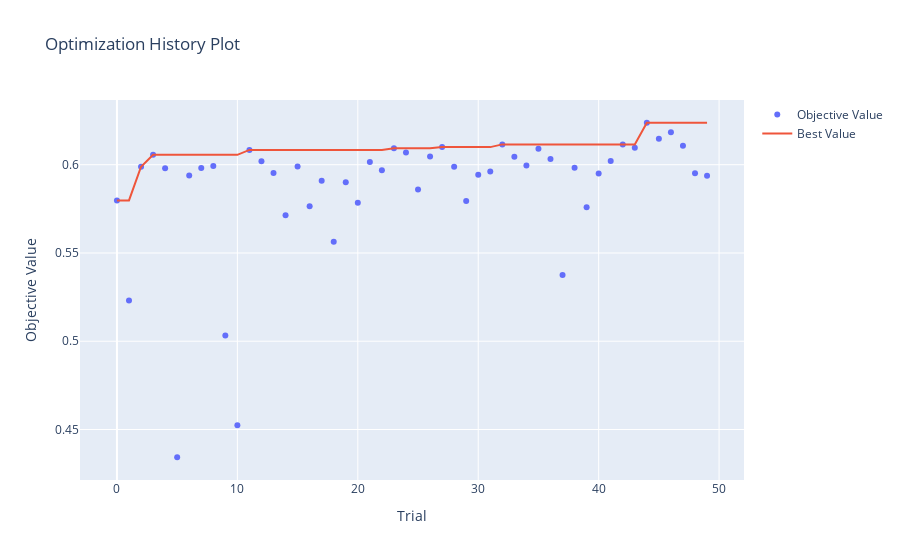
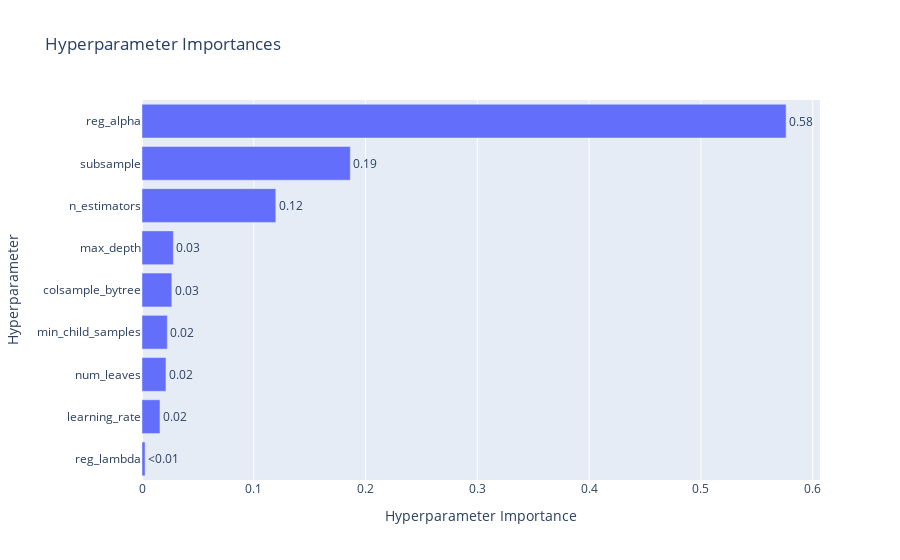

Notebook code for these charts, in order:
### Code cell
import optuna.visualization

# Visualization of optimization trajectory & parameter importance
optuna.visualization.plot_optimization_history(study).show()
optuna.visualization.plot_param_importances(study).show()

### Figure 1 — Plotly figure (JSON) as saved in the notebook; plotly's stock layout.template omitted (floating-point values rounded to 4 significant figures)
{"data": [{"mode": "markers", "name": "Objective Value", "type": "scatter", "x": [0, 1, 2, 3, 4, 5, 6, 7, 8, 9, 10, 11, 12, 13, 14, 15, 16, 17, 18, 19, 20, 21, 22, 23, 24, 25, 26, 27, 28, 29, 30, 31, 32, 33, 34, 35, 36, 37, 38, 39, 40, 41, 42, 43, 44, 45, 46, 47, 48, 49], "y": [0.5798, 0.523, 0.5989, 0.6056, 0.5979, 0.4343, 0.5939, 0.5981, 0.5993, 0.5033, 0.4524, 0.6084, 0.6019, 0.5954, 0.5714, 0.5989, 0.5765, 0.5909, 0.5563, 0.5901, 0.5785, 0.6015, 0.5969, 0.6093, 0.6069, 0.586, 0.6046, 0.61, 0.5989, 0.5794, 0.5942, 0.5962, 0.6115, 0.6045, 0.5995, 0.609, 0.6033, 0.5376, 0.5983, 0.5759, 0.595, 0.602, 0.6115, 0.6096, 0.6238, 0.6148, 0.6184, 0.6108, 0.5952, 0.5938]}, {"mode": "lines", "name": "Best Value", "type": "scatter", "x": [0, 1, 2, 3, 4, 5, 6, 7, 8, 9, 10, 11, 12, 13, 14, 15, 16, 17, 18, 19, 20, 21, 22, 23, 24, 25, 26, 27, 28, 29, 30, 31, 32, 33, 34, 35, 36, 37, 38, 39, 40, 41, 42, 43, 44, 45, 46, 47, 48, 49], "y": [0.5798, 0.5798, 0.5989, 0.6056, 0.6056, 0.6056, 0.6056, 0.6056, 0.6056, 0.6056, 0.6056, 0.6084, 0.6084, 0.6084, 0.6084, 0.6084, 0.6084, 0.6084, 0.6084, 0.6084, 0.6084, 0.6084, 0.6084, 0.6093, 0.6093, 0.6093, 0.6093, 0.61, 0.61, 0.61, 0.61, 0.61, 0.6115, 0.6115, 0.6115, 0.6115, 0.6115, 0.6115, 0.6115, 0.6115, 0.6115, 0.6115, 0.6115, 0.6115, 0.6238, 0.6238, 0.6238, 0.6238, 0.6238, 0.6238]}, {"marker": {"color": "#cccccc"}, "mode": "markers", "name": "Infeasible Trial", "showlegend": false, "type": "scatter", "x": [], "y": []}], "layout": {"title": {"text": "Optimization History Plot"}, "xaxis": {"title": {"text": "Trial"}}, "yaxis": {"title": {"text": "Objective Value"}}}}

### Figure 2 — Plotly figure (JSON) as saved in the notebook; plotly's stock layout.template omitted (floating-point values rounded to 4 significant figures)
{"data": [{"cliponaxis": false, "hovertemplate": ["reg_lambda (FloatDistribution): 0.0027585830455023755<extra></extra>", "learning_rate (FloatDistribution): 0.01608912627879756<extra></extra>", "num_leaves (IntDistribution): 0.021436777363473557<extra></extra>", "min_child_samples (IntDistribution): 0.0226687581280074<extra></extra>", "colsample_bytree (FloatDistribution): 0.026680299442308594<extra></extra>", "max_depth (IntDistribution): 0.02807527304035621<extra></extra>", "n_estimators (IntDistribution): 0.11971442392317021<extra></extra>", "subsample (FloatDistribution): 0.18636659348984846<extra></extra>", "reg_alpha (FloatDistribution): 0.5762101652885355<extra></extra>"], "name": "Objective Value", "orientation": "h", "text": ["<0.01", "0.02", "0.02", "0.02", "0.03", "0.03", "0.12", "0.19", "0.58"], "textposition": "outside", "type": "bar", "x": [0.002759, 0.01609, 0.02144, 0.02267, 0.02668, 0.02808, 0.1197, 0.1864, 0.5762], "y": ["reg_lambda", "learning_rate", "num_leaves", "min_child_samples", "colsample_bytree", "max_depth", "n_estimators", "subsample", "reg_alpha"]}], "layout": {"title": {"text": "Hyperparameter Importances"}, "xaxis": {"title": {"text": "Hyperparameter Importance"}}, "yaxis": {"title": {"text": "Hyperparameter"}}}}
